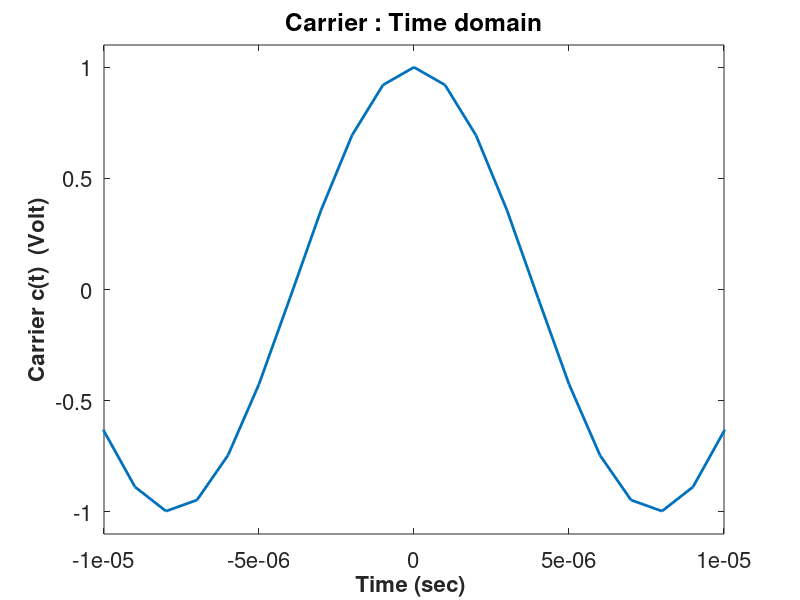
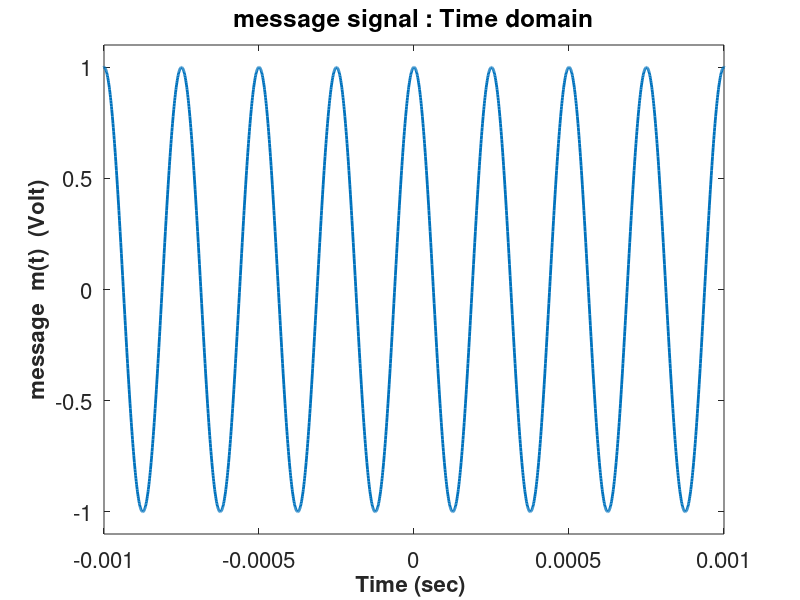
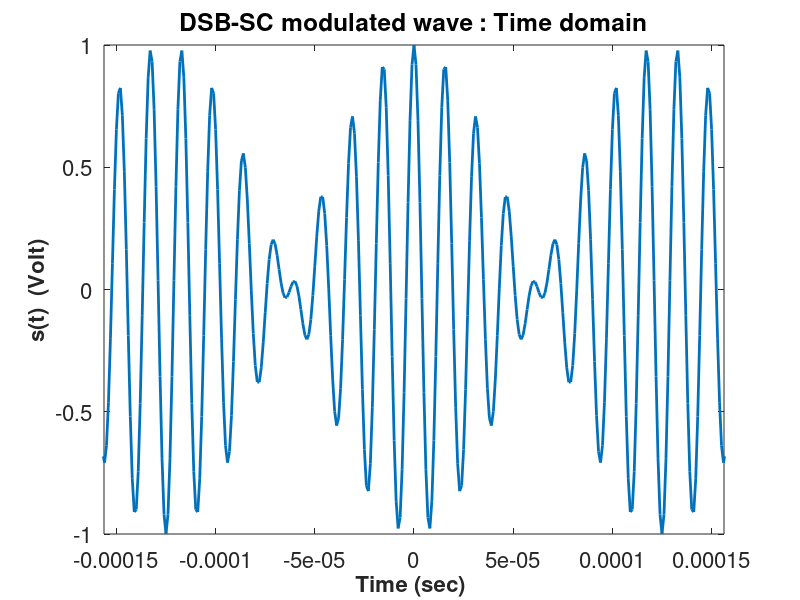
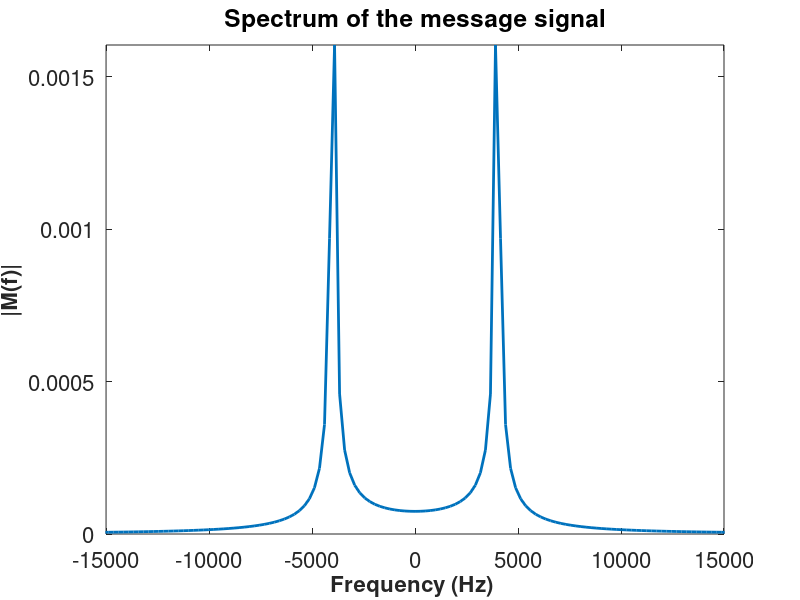

The MATLAB source for these figures, in order:
clear
hold off
format long e
N = 4096; %No. of FFT samples
sampling_rate = 1000.0e3; %unit Hz
tstep = 1/sampling_rate;
tmax = N*tstep/2;

tmin = -tmax;
tt = tmin:tstep:tmax-tstep;
fmax = sampling_rate/2; 
fmin = -fmax;
fstep = (fmax-fmin)/N;
freq = fmin:fstep:fmax-fstep;

fc=64e3;
Ac = 1;
ct=Ac*cos(2*pi*fc*tt);
fm = 4e3;
mt = cos(2*pi*fm*tt);
st = mt.*ct;


% Plot of resulting signal when s(t) is again multiplied by cos(2pifct)
%st = mt.*ct.*cos(2*pi*fc*tt);

figure(1)
Hp1 = plot(tt,ct);
set(Hp1,'LineWidth',2)
Ha = gca;
set(Ha,'Fontsize',16)
Hx=xlabel('Time (sec) ');
set(Hx,'FontWeight','bold','Fontsize',16)
Hx=ylabel('Carrier c(t)  (Volt)');
set(Hx,'FontWeight','bold','Fontsize',16)
title('Carrier : Time domain');
axis([-1e-5 1e-5 -1.1 1.1])
pause(1)

figure(2)
Hp1 = plot(tt,mt);
set(Hp1,'LineWidth',2)
Ha = gca;
set(Ha,'Fontsize',16)
Hx=xlabel('Time (sec) ');
set(Hx,'FontWeight','bold','Fontsize',16)
Hx=ylabel('message  m(t)  (Volt)');
set(Hx,'FontWeight','bold','Fontsize',16)
title('message signal : Time domain');
axis([-0.001 0.001 -1.1 1.1])
pause(1)
figure(3)
Hp1 = plot(tt,st);
set(Hp1,'LineWidth',2)
Ha = gca;
set(Ha,'Fontsize',16)
Hx=xlabel('Time (sec) ');
set(Hx,'FontWeight','bold','Fontsize',16)
Hx=ylabel('s(t)  (Volt)');
set(Hx,'FontWeight','bold','Fontsize',16)
title('DSB-SC modulated wave : Time domain');
axis([-10/fc 10/fc min(st) max(st)])
pause(1)
Mf = fftshift(fft(fftshift(mt)))/(2*fmax);
figure(4)
%The amplitude of the spectrum is different from the Fourier transform
%amplitude due to discretization of discrete Fourier transform
Hp1=plot(freq,abs(Mf));
set(Hp1,'LineWidth',2)
Ha = gca;
set(Ha,'Fontsize',16)
Hx=xlabel('Frequency (Hz) ');
set(Hx,'FontWeight','bold','Fontsize',16)
Hx=ylabel('|M(f)|');
set(Hx,'FontWeight','bold','Fontsize',16)
title('Spectrum of the message signal');
axis ([-15e3 15e3 0 max(abs(Mf))])
pause(1)


Sf = fftshift(fft(fftshift(st)))/(2*fmax);
figure(5)
Hp1=plot(freq,abs(Sf));
set(Hp1,'LineWidth',2)
Ha = gca;
set(Ha,'Fontsize',16)
Hx=xlabel('Frequency (Hz) ');
set(Hx,'FontWeight','bold','Fontsize',16)
Hx=ylabel('|S(f)|');
set(Hx,'FontWeight','bold','Fontsize',16)
title('Spectrum of the DSB-SC wave S(f)');
axis ([-150e3 150e3 0 max(abs(Sf))])
pause(1)

%DSB-SC demodulation

%Local oscillator at the receiver perfectly synchronized
thet=0;
lo = cos(2*pi*fc*tt + thet); 
st1 = st .* lo;
figure(6)
Hp1=plot(tt,st1);
set(Hp1,'LineWidth',2)
Ha = gca;
set(Ha,'Fontsize',16)
Hx=xlabel('Time (sec) ');
set(Hx,'FontWeight','bold','Fontsize',16)
Hx=ylabel('  s hat(t)  (Volt)');
set(Hx,'FontWeight','bold','Fontsize',16)
title('signal after remodulation at Rx, s hat(t) : Time domain');
axis([-10/fc 10/fc min(st1) max(st1)])
pause(1)
Sf1 = fftshift(fft(fftshift(st1)))/(2*fmax);
figure(7)
Hp1=plot(freq,abs(Sf1));
set(Hp1,'LineWidth',2)
Ha = gca;
set(Ha,'Fontsize',16)
Hx=xlabel('Frequency (Hz) ');
set(Hx,'FontWeight','bold','Fontsize',16)
Hx=ylabel('|S hat(f)|');
set(Hx,'FontWeight','bold','Fontsize',16)
title('Spectrum S hat(f)');
axis ([-50e3 50e3 0 max(abs(Sf1))])
pause(1)
%Low pass filtering
f_cutoff = 30e3;
%ideal low pass filter
n=1;
for f = freq
    if abs(f) < f_cutoff
        Hf(n) = 1;
    else
        Hf(n) = 0;
    end
n=n+1;
end
Mf1 = Sf1 .* Hf;
mt1 = 2*fmax*fftshift(ifft(fftshift(Mf1)));
figure(8)
Hp1=plot(tt,mt1,'r',tt,mt*0.5,'g.');
set(Hp1,'LineWidth',2)
Ha = gca;
set(Ha,'Fontsize',16)
Hx=xlabel('Time (sec) ');
set(Hx,'FontWeight','bold','Fontsize',16)
Hx=ylabel('m hat(t)(Volt)');
set(Hx,'FontWeight','bold','Fontsize',16)
title('Output of low pass filter,  m hat(t)  : Time domain');
axis([-0.001 0.001 min(mt*0.5) max(mt*0.5)])
legend('LPF output', 'message sig');

% DSBSC signal with carrier power 50% of power of two SBs
figure(9)
st2 = (sqrt((1/2)/2) + mt).*ct;
Hp2 = plot(tt,st2);
set(Hp2,'LineWidth',2)
Ha = gca;
set(Ha,'Fontsize',16)
Hx=xlabel('Time (sec) ');
set(Hx,'FontWeight','bold','Fontsize',16)
Hx=ylabel('s(t)  (Volt)');
set(Hx,'FontWeight','bold','Fontsize',16)
title('DSB-SC modulated wave : Time domain(carrier=0.5)');
axis([-10/fc 10/fc min(st2) max(st2)])
pause(1)
Sf2 = fftshift(fft(fftshift(st2)))/(2*fmax);
figure(10)
Hp2=plot(freq,abs(Sf2));
set(Hp2,'LineWidth',2)
Ha = gca;
set(Ha,'Fontsize',16)
Hx=xlabel('Frequency (Hz) ');
set(Hx,'FontWeight','bold','Fontsize',16)
Hx=ylabel('|S(f)|');
set(Hx,'FontWeight','bold','Fontsize',16)
title('Spectrum of the DSB-SC wave S(f)');
axis ([-150e3 150e3 0 max(abs(Sf2))])
pause(1)

% DSBSC signal with carrier power 300% of power of two SBs
figure(11)
st3 = (sqrt(3/2) + mt).*ct;
Hp3 = plot(tt,st3);
set(Hp3,'LineWidth',2)
Ha = gca;
set(Ha,'Fontsize',16)
Hx=xlabel('Time (sec) ');
set(Hx,'FontWeight','bold','Fontsize',16)
Hx=ylabel('s(t)  (Volt)');
set(Hx,'FontWeight','bold','Fontsize',16)
title('DSB-SC modulated wave : Time domain(carrier=sqrt(3/2)');
axis([-10/fc 10/fc min(st3) max(st3)])
pause(1)
Sf3 = fftshift(fft(fftshift(st3)))/(2*fmax);
figure(12)
Hp3=plot(freq,abs(Sf3));
set(Hp3,'LineWidth',2)
Ha = gca;
set(Ha,'Fontsize',16)
Hx=xlabel('Frequency (Hz) ');
set(Hx,'FontWeight','bold','Fontsize',16)
Hx=ylabel('|S(f)|');
set(Hx,'FontWeight','bold','Fontsize',16)
title('Spectrum of the DSB-SC wave S(f)');
axis ([-150e3 150e3 0 max(abs(Sf3))])
pause(1)

% DSBSC signal with carrier power 500% (more than three times) of power of two SBs
figure(13)
st4 = (sqrt(5/2) + mt).*ct;
Hp4 = plot(tt,st4);
set(Hp4,'LineWidth',2)
Ha = gca;
set(Ha,'Fontsize',16)
Hx=xlabel('Time (sec) ');
set(Hx,'FontWeight','bold','Fontsize',16)
Hx=ylabel('s(t)  (Volt)');
set(Hx,'FontWeight','bold','Fontsize',16)
title('DSB-SC modulated wave : Time domain(carrier=sqrt(5/2))');
axis([-10/fc 10/fc min(st4) max(st4)])
pause(1)
Sf4 = fftshift(fft(fftshift(st4)))/(2*fmax);
figure(14)
Hp4=plot(freq,abs(Sf4));
set(Hp4,'LineWidth',2)
Ha = gca;
set(Ha,'Fontsize',16)
Hx=xlabel('Frequency (Hz) ');
set(Hx,'FontWeight','bold','Fontsize',16)
Hx=ylabel('|S(f)|');
set(Hx,'FontWeight','bold','Fontsize',16)
title('Spectrum of the DSB-SC wave S(f)');
axis ([-150e3 150e3 0 max(abs(Sf4))])
pause(1)